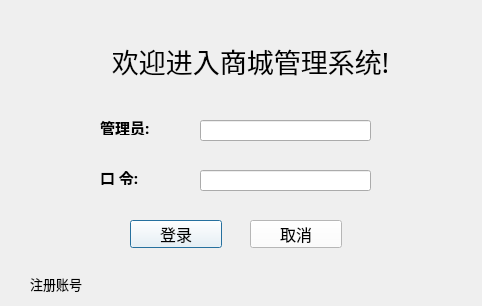
<?xml version="1.0" encoding="UTF-8"?>
<ui version="4.0">
 <class>loginUI</class>
 <widget class="QDialog" name="loginUI">
  <property name="geometry">
   <rect>
    <x>0</x>
    <y>0</y>
    <width>482</width>
    <height>306</height>
   </rect>
  </property>
  <property name="minimumSize">
   <size>
    <width>482</width>
    <height>306</height>
   </size>
  </property>
  <property name="maximumSize">
   <size>
    <width>482</width>
    <height>306</height>
   </size>
  </property>
  <property name="font">
   <font>
    <family>宋体</family>
    <pointsize>10</pointsize>
   </font>
  </property>
  <property name="windowTitle">
   <string>登 录</string>
  </property>
  <widget class="QLabel" name="label">
   <property name="geometry">
    <rect>
     <x>50</x>
     <y>30</y>
     <width>401</width>
     <height>61</height>
    </rect>
   </property>
   <property name="font">
    <font>
     <pointsize>20</pointsize>
    </font>
   </property>
   <property name="text">
    <string>欢迎进入商城管理系统!</string>
   </property>
   <property name="alignment">
    <set>Qt::AlignCenter</set>
   </property>
  </widget>
  <widget class="QLabel" name="label_2">
   <property name="geometry">
    <rect>
     <x>100</x>
     <y>120</y>
     <width>72</width>
     <height>15</height>
    </rect>
   </property>
   <property name="font">
    <font>
     <pointsize>11</pointsize>
     <weight>75</weight>
     <bold>true</bold>
    </font>
   </property>
   <property name="text">
    <string>管理员:</string>
   </property>
  </widget>
  <widget class="QLabel" name="label_3">
   <property name="geometry">
    <rect>
     <x>100</x>
     <y>170</y>
     <width>72</width>
     <height>15</height>
    </rect>
   </property>
   <property name="font">
    <font>
     <pointsize>11</pointsize>
     <weight>75</weight>
     <bold>true</bold>
    </font>
   </property>
   <property name="text">
    <string>口 令:</string>
   </property>
  </widget>
  <widget class="QLineEdit" name="lineEdit">
   <property name="geometry">
    <rect>
     <x>200</x>
     <y>120</y>
     <width>171</width>
     <height>21</height>
    </rect>
   </property>
  </widget>
  <widget class="QLineEdit" name="lineEdit_2">
   <property name="geometry">
    <rect>
     <x>200</x>
     <y>170</y>
     <width>171</width>
     <height>21</height>
    </rect>
   </property>
   <property name="echoMode">
    <enum>QLineEdit::Password</enum>
   </property>
  </widget>
  <widget class="QPushButton" name="pushButton">
   <property name="geometry">
    <rect>
     <x>130</x>
     <y>220</y>
     <width>92</width>
     <height>28</height>
    </rect>
   </property>
   <property name="font">
    <font>
     <pointsize>12</pointsize>
    </font>
   </property>
   <property name="cursor">
    <cursorShape>PointingHandCursor</cursorShape>
   </property>
   <property name="styleSheet">
    <string notr="true">background-color: rgb(255, 255, 255);</string>
   </property>
   <property name="text">
    <string>登录</string>
   </property>
   <property name="flat">
    <bool>false</bool>
   </property>
  </widget>
  <widget class="QPushButton" name="pushButton_2">
   <property name="geometry">
    <rect>
     <x>250</x>
     <y>220</y>
     <width>92</width>
     <height>28</height>
    </rect>
   </property>
   <property name="font">
    <font>
     <pointsize>12</pointsize>
    </font>
   </property>
   <property name="cursor">
    <cursorShape>PointingHandCursor</cursorShape>
   </property>
   <property name="styleSheet">
    <string notr="true">background-color: rgb(255, 255, 255);</string>
   </property>
   <property name="text">
    <string>取消</string>
   </property>
   <property name="flat">
    <bool>false</bool>
   </property>
  </widget>
  <widget class="QPushButton" name="pushButton_3">
   <property name="geometry">
    <rect>
     <x>10</x>
     <y>270</y>
     <width>92</width>
     <height>28</height>
    </rect>
   </property>
   <property name="font">
    <font>
     <pointsize>10</pointsize>
    </font>
   </property>
   <property name="cursor">
    <cursorShape>PointingHandCursor</cursorShape>
   </property>
   <property name="styleSheet">
    <string notr="true">background-color: rgb(255, 255, 255);</string>
   </property>
   <property name="text">
    <string>注册账号</string>
   </property>
   <property name="flat">
    <bool>true</bool>
   </property>
  </widget>
 </widget>
 <resources/>
 <connections/>
</ui>
